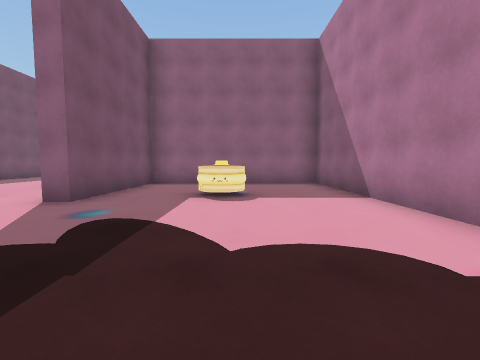
view 1 (above)

20 first-person views from a walk through a Unity game level. The camera is 1.3 m above the floor, tilts 4° down and sees 90° across. Doors are open. The floor is counted in squares, 2 m on a side. Each view is taken from the middle of a square. On the plan, view 1 faces up. The plan holds only what a view shows up to about 9 squares ahead; the rest is blank. The place goes on beyond the plan. The player character is not drawn.

view 2
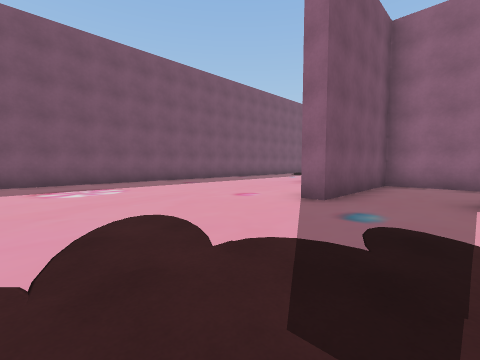

view 3
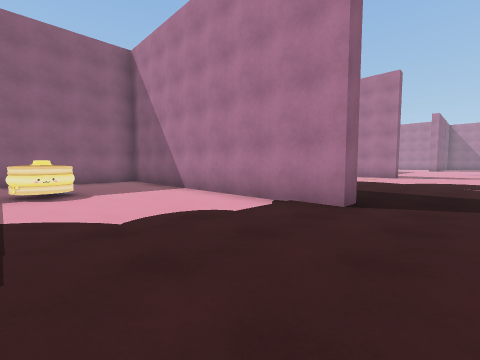

view 4
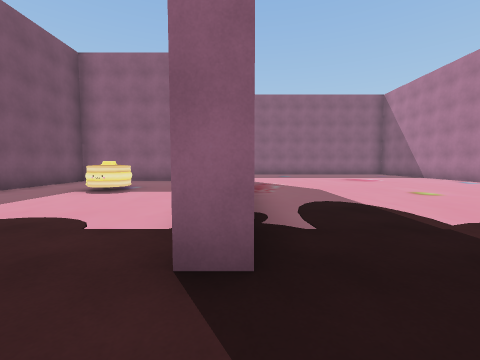

view 5
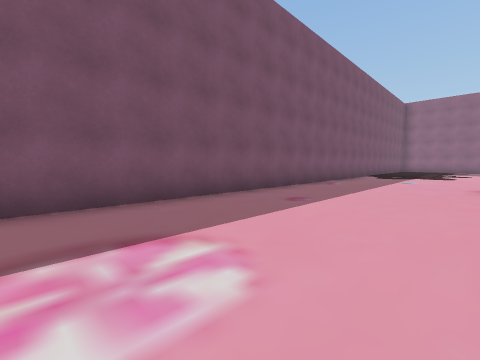

view 6
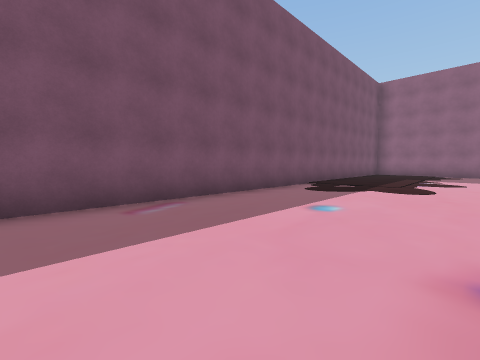

view 7
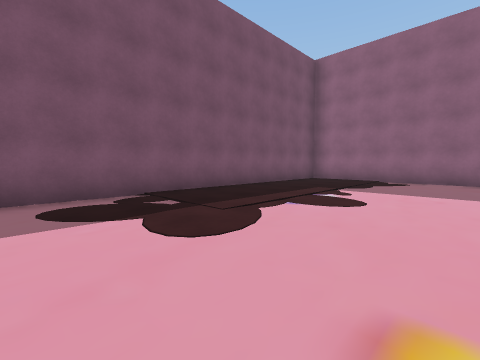

view 8
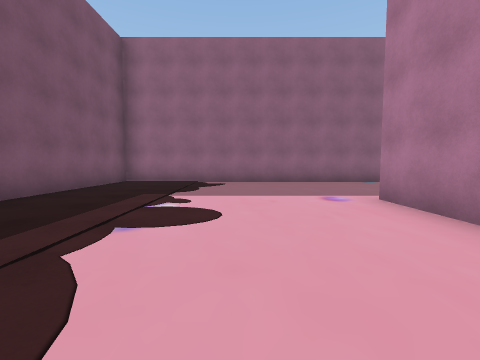

view 9
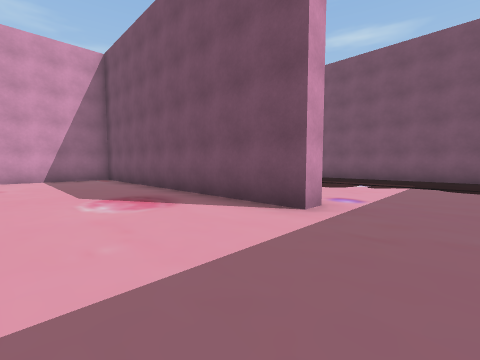

view 10
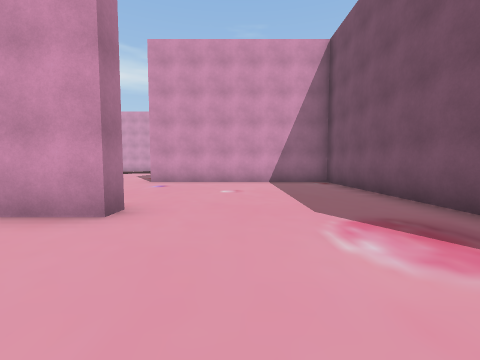

view 11
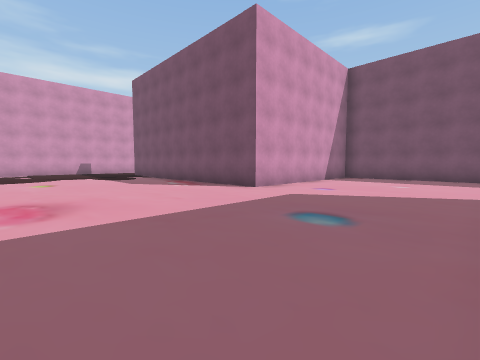

view 12
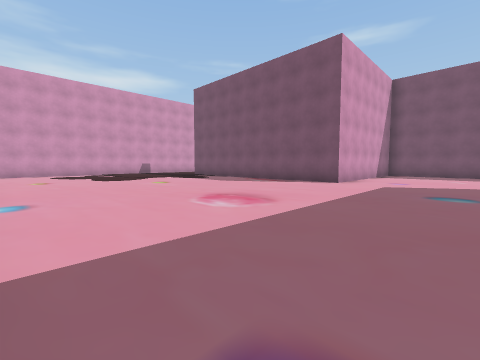

view 13
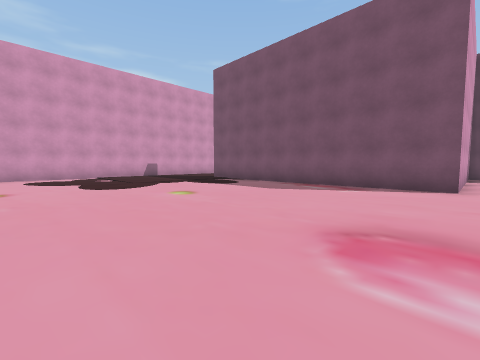

view 14
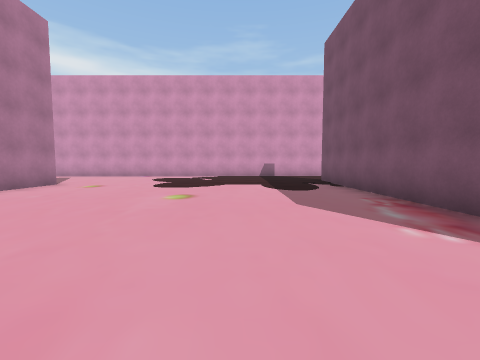

view 15
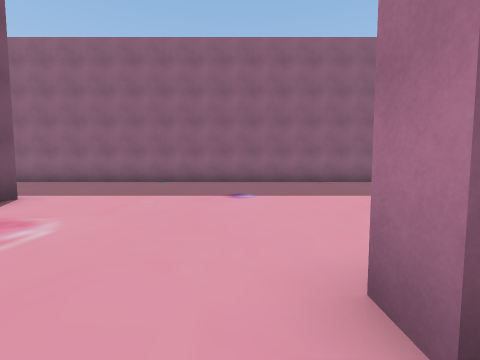

view 16
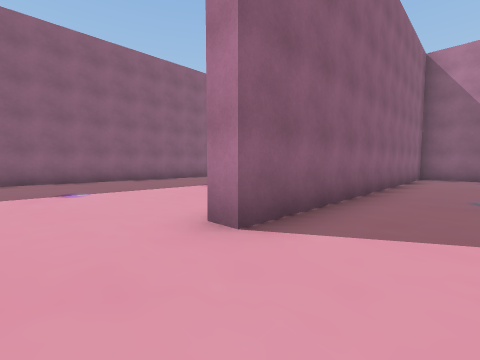

view 17
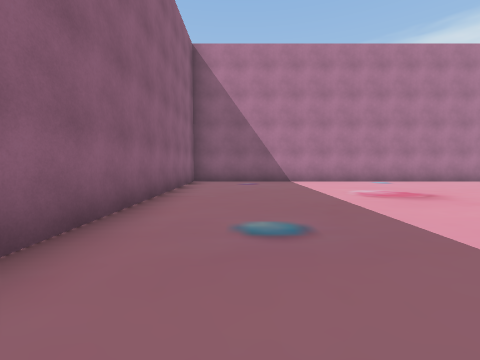

view 18
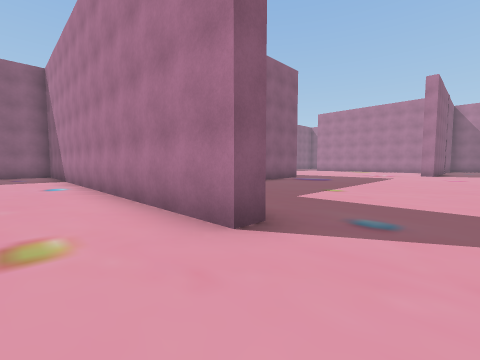

view 19
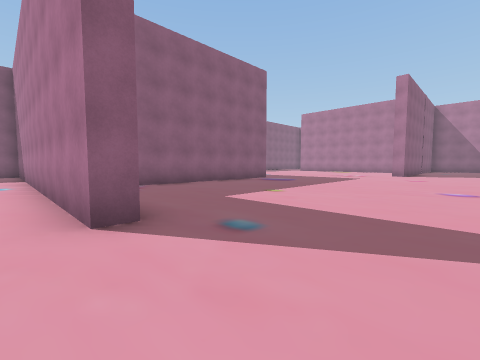

view 20
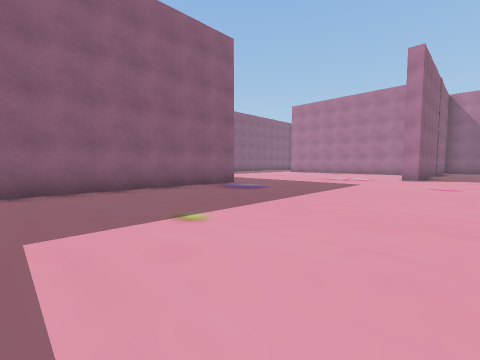

### Floor plan
Points are (right, up) in squares from view 1. A wall is a line through its corners. A room is listed if a view was taken in it or the views show most of it. See-through windows are left out.
Room 1 (views 1, 2, 3, 4, 5, 6, 7, 8, 9, 10, 11, 12, 13, 14, 15, 16, 17, 18, 19, 20)
walls: (12.1, 1.7) (11.6, 1.7) (11.6, 13.7) (1.6, 13.7) (1.6, 14.1) (3, 14.1); (5.6, 21.3) (-9.9, 21.3) (-9.9, -0.1); (-3.5, 15.4) (-3.5, 17.3) (-3, 17.3) (-3, 8.7) (3.1, 8.7) (3.1, 0.4) (2.6, 0.4) (2.6, 8.2) (-3, 8.2) (-3, 4.2) (-3.5, 4.2); (19.8, 6) (13.8, 6)
objects: other object (-1, 5) to (0, 5)

Positions as (right, up) in squares from view 1, and headings:
1: (0, 0), facing up
2: (-1, 0), facing up-left
3: (-1, -1), facing up-right
4: (3, -1), facing up
5: (-6, 1), facing up-left
6: (-6, 7), facing up-left
7: (-5, 12), facing up-left
8: (-6, 13), facing up
9: (0, 19), facing down-left
10: (0, 17), facing down
11: (8, 13), facing down-left
12: (11, 12), facing down-left
13: (10, 9), facing down-left
14: (6, 9), facing down
15: (1, 13), facing up
16: (0, 12), facing up-right
17: (3, 12), facing right
18: (10, 0), facing up-right
19: (11, -1), facing up-right
20: (14, 0), facing up-right
